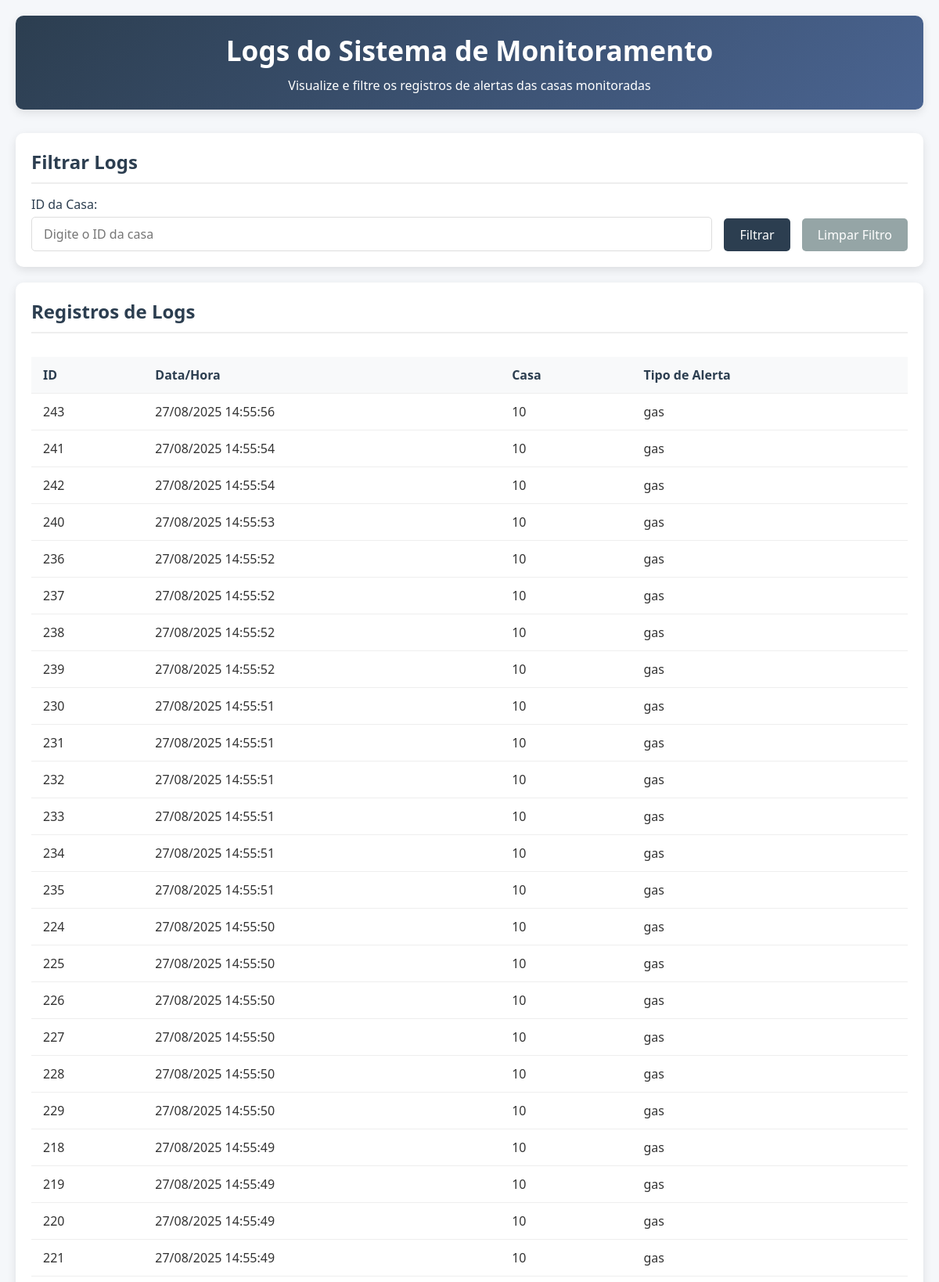
Page /logs (upper part) on the committed database.
### tables this page shows
CREATE TABLE sensor_logs (
            id INTEGER PRIMARY KEY AUTOINCREMENT,
            casa_id TEXT NOT NULL,
            tipo_alerta TEXT NOT NULL,
            data_hora DATETIME DEFAULT CURRENT_TIMESTAMP
        );

### server.py (the view)
@app.route('/logs', methods=['GET'])
def obter_logs():
    casa_id = request.args.get('casa_id')
    if casa_id:
        logs = sensor_controller.obter_logs_por_casa(casa_id)
    else:
        logs = sensor_controller.obter_todos_logs()
    logs_formatados = []
    for log in logs:
        log_dict = log.to_dict()
        if hasattr(log.data_hora, 'strftime'):
            log_dict['data_hora_formatada'] = log.data_hora.strftime('%d/%m/%Y %H:%M:%S')
        else:
            try:
                from datetime import datetime
                dt = datetime.fromisoformat(str(log.data_hora).replace('Z', '+00:00'))
                log_dict['data_hora_formatada'] = dt.strftime('%d/%m/%Y %H:%M:%S')
            except (ValueError, AttributeError):
                log_dict['data_hora_formatada'] = str(log.data_hora)
        logs_formatados.append(log_dict)
    return render_template('logs.html', logs=logs_formatados, casa_id=casa_id)

### controllers/sensor_controller.py (called while the page is built)
    def obter_todos_logs(self):
        logs_data = self.db_handler.get_all_logs()
        logs = []
        for log_data in logs_data:
            logs.append(SensorLog(
                id=log_data[0],
                casa_id=log_data[1],
                tipo_alerta=log_data[2],
                data_hora=log_data[3]
            ))
        return logs

### database/dao.py (called while the page is built)
    def get_connection(self):
        return sqlite3.connect(self.db_name)

    def get_all_logs(self):
        select_query = '''
        SELECT id, casa_id, tipo_alerta, data_hora
        FROM sensor_logs
        ORDER BY data_hora DESC
        '''
        with self.get_connection() as conn:
            cursor = conn.cursor()
            cursor.execute(select_query)
            return cursor.fetchall()

### models/sensor_log.py (called while the page is built)
    def to_dict(self):
        return {
            'id': self.id,
            'casa_id': self.casa_id,
            'tipo_alerta': self.tipo_alerta,
            'data_hora': self.data_hora.isoformat() if isinstance(self.data_hora, datetime) else self.data_hora
        }

### templates/logs.html (shortened to what this page needs)
<!DOCTYPE html>
<html lang="pt-BR">
<head>
    <link rel="stylesheet" href="../static/css/logs.css">
</head>
<body>
    <div class="container">
        <header>
            <h1>Logs do Sistema de Monitoramento</h1>
            <p>Visualize e filtre os registros de alertas das casas monitoradas</p>
        </header>
        <section class="filter-section">
            <h2>Filtrar Logs</h2>
            <form class="filter-form" action="/logs" method="GET">
                <div class="form-group">
                    <label for="casa_id">ID da Casa:</label>
                    <input type="text" id="casa_id" name="casa_id" placeholder="Digite o ID da casa"
                           value="{{ casa_id if casa_id }}">
                </div>
                <button type="submit">Filtrar</button>
                <a href="/logs"><button type="button">Limpar Filtro</button></a>
            </form>
        </section>
        <section class="logs-section">
            <h2>Registros de Logs</h2>
            <div class="table-container">
                {% if logs %}
                <table class="logs-table">
                    <thead>
                        <tr>
                            <th>ID</th>
                            <th>Data/Hora</th>
                            <th>Casa</th>
                            <th>Tipo de Alerta</th>
                        </tr>
                    </thead>
                    <tbody>
                        {% for log in logs %}
                        <tr>
                            <td>{{ log.id }}</td>
                            <td>{{ log.data_hora_formatada }}</td>
                            <td>{{ log.casa_id }}</td>
                            <td>{{ log.tipo_alerta }}</td>
                        </tr>
                        {% endfor %}
                    </tbody>
                </table>
                {% else %}
                <div class="no-logs">Nenhum log encontrado.</div>
                {% endif %}
            </div>
        </section>
    </div>
</body>
</html>

### static/css/logs.css (style rules this page uses)
* { margin: 0; padding: 0; box-sizing: border-box; font-family: 'Segoe UI', Tahoma, Geneva, Verdana, sans-serif; }
body { background-color: #f5f7fa; padding: 20px; color: #333; }
.container { max-width: 1200px; margin: 0 auto; }
header { text-align: center; margin-bottom: 30px; padding: 20px; background: linear-gradient(135deg, #2c3e50, #4a6491); color: white; border-radius: 10px; box-shadow: 0 4px 12px rgba(0, 0, 0, 0.1); }
h1 { font-size: 2.2rem; margin-bottom: 10px; }
h2 { color: #2c3e50; margin-bottom: 15px; border-bottom: 2px solid #eee; padding-bottom: 10px; }
.filter-section { background-color: white; border-radius: 10px; padding: 20px; margin-bottom: 20px; box-shadow: 0 4px 12px rgba(0, 0, 0, 0.1); }
.filter-form { display: flex; gap: 15px; align-items: flex-end; flex-wrap: wrap; }
.form-group { display: flex; flex-direction: column; flex-grow: 1; }
label { margin-bottom: 5px; font-weight: 500; color: #2c3e50; }
input[type="text"] { padding: 10px 15px; border: 1px solid #ddd; border-radius: 5px; font-size: 1rem; transition: border-color 0.3s; }
button { padding: 10px 20px; background-color: #2c3e50; color: white; border: none; border-radius: 5px; cursor: pointer; font-size: 1rem; transition: background-color 0.3s; }
a button { background-color: #95a5a6; text-decoration: none; display: inline-block; }
.logs-section { background-color: white; border-radius: 10px; padding: 20px; box-shadow: 0 4px 12px rgba(0, 0, 0, 0.1); }
.table-container { overflow-x: auto; }
.logs-table { width: 100%; border-collapse: collapse; margin-top: 15px; }
.logs-table th, .logs-table td { padding: 12px 15px; text-align: left; border-bottom: 1px solid #eee; }
.logs-table th { background-color: #f8f9fa; font-weight: 600; color: #2c3e50; position: sticky; top: 0; }

### rows in the picture
sensor_logs: id "243", data_hora_formatada "27/08/2025 14:55:56", casa_id "10", tipo_alerta "gas"
sensor_logs: id "241", data_hora_formatada "27/08/2025 14:55:54", casa_id "10", tipo_alerta "gas"
sensor_logs: id "242", data_hora_formatada "27/08/2025 14:55:54", casa_id "10", tipo_alerta "gas"
sensor_logs: id "240", data_hora_formatada "27/08/2025 14:55:53", casa_id "10", tipo_alerta "gas"
sensor_logs: id "236", data_hora_formatada "27/08/2025 14:55:52", casa_id "10", tipo_alerta "gas"
sensor_logs: id "237", data_hora_formatada "27/08/2025 14:55:52", casa_id "10", tipo_alerta "gas"
sensor_logs: id "238", data_hora_formatada "27/08/2025 14:55:52", casa_id "10", tipo_alerta "gas"
sensor_logs: id "239", data_hora_formatada "27/08/2025 14:55:52", casa_id "10", tipo_alerta "gas"
sensor_logs: id "230", data_hora_formatada "27/08/2025 14:55:51", casa_id "10", tipo_alerta "gas"
sensor_logs: id "231", data_hora_formatada "27/08/2025 14:55:51", casa_id "10", tipo_alerta "gas"
sensor_logs: id "232", data_hora_formatada "27/08/2025 14:55:51", casa_id "10", tipo_alerta "gas"
sensor_logs: id "233", data_hora_formatada "27/08/2025 14:55:51", casa_id "10", tipo_alerta "gas"
sensor_logs: id "234", data_hora_formatada "27/08/2025 14:55:51", casa_id "10", tipo_alerta "gas"
sensor_logs: id "235", data_hora_formatada "27/08/2025 14:55:51", casa_id "10", tipo_alerta "gas"
sensor_logs: id "224", data_hora_formatada "27/08/2025 14:55:50", casa_id "10", tipo_alerta "gas"
sensor_logs: id "225", data_hora_formatada "27/08/2025 14:55:50", casa_id "10", tipo_alerta "gas"
sensor_logs: id "226", data_hora_formatada "27/08/2025 14:55:50", casa_id "10", tipo_alerta "gas"
sensor_logs: id "227", data_hora_formatada "27/08/2025 14:55:50", casa_id "10", tipo_alerta "gas"
sensor_logs: id "228", data_hora_formatada "27/08/2025 14:55:50", casa_id "10", tipo_alerta "gas"
sensor_logs: id "229", data_hora_formatada "27/08/2025 14:55:50", casa_id "10", tipo_alerta "gas"
sensor_logs: id "218", data_hora_formatada "27/08/2025 14:55:49", casa_id "10", tipo_alerta "gas"
sensor_logs: id "219", data_hora_formatada "27/08/2025 14:55:49", casa_id "10", tipo_alerta "gas"
sensor_logs: id "220", data_hora_formatada "27/08/2025 14:55:49", casa_id "10", tipo_alerta "gas"
sensor_logs: id "221", data_hora_formatada "27/08/2025 14:55:49", casa_id "10", tipo_alerta "gas"
